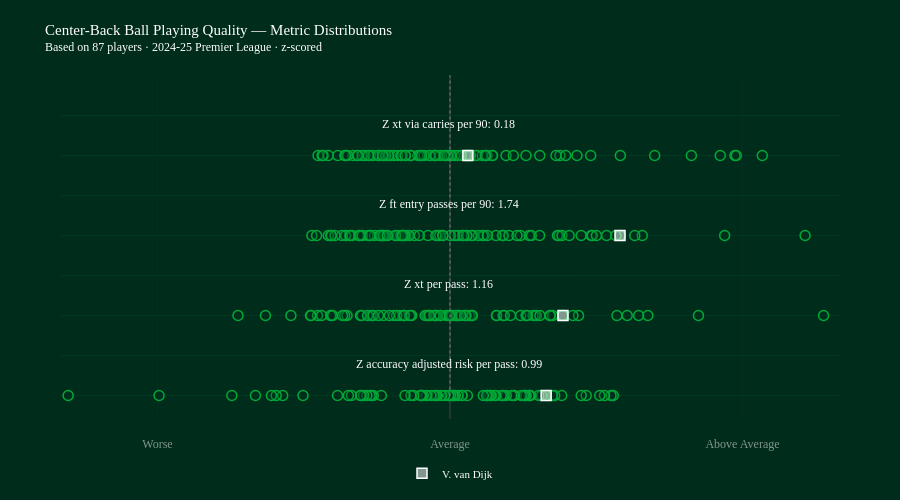

The notebook cell saved with this chart:
### Code cell
from classes.visual import DistributionPlot

z_cols = ["z_" + c for c in metrics]

dist_plot = DistributionPlot(
    columns=z_cols,
    labels=["Worse", "Average", "Above Average"]
)
dist_plot.add_title(
    title="Center-Back Ball Playing Quality — Metric Distributions",
    subtitle=f"Based on {len(bp)} players · 2024-25 Premier League · z-scored"
)

dist_plot.add_group_data(
    df_plot=bp,
    plots="",
    names=bp["short_name"],
    legend="All CBs",
    hover="",
    hover_string=""
)

# Highlight V. van Dijk as reference point (player.id = 370)
selected = bp[bp["player.id"] == 370]
if not selected.empty:
    dist_plot.add_data_point(
        ser_plot=selected.iloc[0],
        plots="",
        name=selected["short_name"].iloc[0],
        hover="",
        hover_string=""
    )

dist_plot.fig.show()

### Figure 1 — Plotly figure (JSON) as saved in the notebook; plotly's stock layout.template omitted (floating-point values rounded to 4 significant figures)
{"data": [{"customdata": [1.674, 1.652, 1.585, 1.535, 1.397, 1.346, 1.146, 1.074, 1.051, 0.9863, 0.9389, 0.9111, 0.826, 0.8177, 0.8138, 0.8135, 0.7792, 0.7789, 0.7651, 0.7587, 0.7514, 0.7307, 0.6598, 0.6536, 0.6335, 0.5767, 0.5528, 0.5446, 0.5253, 0.4697, 0.4556, 0.4185, 0.4184, 0.4108, 0.3933, 0.3782, 0.3773, 0.3745, 0.3417, 0.1784, 0.1241, 0.1223, 0.0821, 0.05442, 0.04338, 0.03255, 0.0284, 0.00628, 0.004599, -0.01355, -0.01369, -0.05509, -0.08689, -0.129, -0.1391, -0.1508, -0.1663, -0.1954, -0.239, -0.2438, -0.2756, -0.2892, -0.2944, -0.2969, -0.3024, -0.373, -0.4001, -0.4615, -0.7044, -0.7871, -0.8045, -0.8198, -0.8526, -0.8868, -0.9148, -0.9181, -1.011, -1.042, -1.154, -1.508, -1.716, -1.783, -1.831, -1.996, -2.237, -2.984, -3.917], "hovertemplate": "%{text}<br><extra></extra>", "marker": {"color": "rgba(0, 44, 28, 0.2)", "line": {"color": "rgba(0, 169, 56, 1)", "width": 1.5}, "size": 10}, "mode": "markers", "showlegend": false, "text": ["J. Gvardiol", "K. Walker-Peters", "W. Saliba", "N. Aké", "N. Wood", "J. Stones", "V. Lindelöf", "M. Akanji", "E. Konsa", "V. van Dijk", "W. Fofana", "Rúben Dias", "L. Dunk", "I. Konaté", "J. Stephens", "L. Martínez", "J. Vestergaard", "J. Bednarek", "M. de Ligt", "M. van de Ven", "Igor Julio", "J. Bree", "S. Bueno", "A. Disasi", "A. Gray", "C. Coady", "C. Romero", "J. Kiwior", "S. van den Berg", "S. Botman", "J. Quansah", "J. van Hecke", "D. Burn", "Gabriel Magalhaes", "Diego Carlos", "L. Yoro", "W. Faes", "T. Adarabioyo", "L. Colwill", "H. Maguire", "J. Todibo", "L. Woolfenden", "N. Collins", "Y. Mosquera", "C. Dawson", "K. Mavropanos", "A. Khusanov", "C. Bassey", "L. Thomas", "J. Greaves", "B. Badiashile", "C. Okoli", "T. Mings", "K. Danso", "T. Harwood-Bellis", "E. Agbadou", "A. Webster", "I. Diop", "M. Doherty", "Toti", "B. Davies", "Pau Torres", "M. Kilman", "T. Chalobah", "J. Gomez", "E. Pinnock", "R. Drăgușin", "N. Mazraoui", "J. Tarkowski", "L. Shaw", "I. Zabarnyi", "F. Schär", "Dean Huijsen", "M. Keane", "M. Lacroix", "A. Cresswell", "M. Guéhi", "J. Branthwaite", "N. Milenković", "J. Andersen", "C. Richards", "D. O'Shea", "M. Senesi", "Murillo", "Morato", "C. Burgess", "J. Lerma"], "type": "scatter", "x": [1.674, 1.652, 1.585, 1.535, 1.397, 1.346, 1.146, 1.074, 1.051, 0.9863, 0.9389, 0.9111, 0.826, 0.8177, 0.8138, 0.8135, 0.7792, 0.7789, 0.7651, 0.7587, 0.7514, 0.7307, 0.6598, 0.6536, 0.6335, 0.5767, 0.5528, 0.5446, 0.5253, 0.4697, 0.4556, 0.4185, 0.4184, 0.4108, 0.3933, 0.3782, 0.3773, 0.3745, 0.3417, 0.1784, 0.1241, 0.1223, 0.0821, 0.05442, 0.04338, 0.03255, 0.0284, 0.00628, 0.004599, -0.01355, -0.01369, -0.05509, -0.08689, -0.129, -0.1391, -0.1508, -0.1663, -0.1954, -0.239, -0.2438, -0.2756, -0.2892, -0.2944, -0.2969, -0.3024, -0.373, -0.4001, -0.4615, -0.7044, -0.7871, -0.8045, -0.8198, -0.8526, -0.8868, -0.9148, -0.9181, -1.011, -1.042, -1.154, -1.508, -1.716, -1.783, -1.831, -1.996, -2.237, -2.984, -3.917], "y": [0, 0, 0, 0, 0, 0, 0, 0, 0, 0, 0, 0, 0, 0, 0, 0, 0, 0, 0, 0, 0, 0, 0, 0, 0, 0, 0, 0, 0, 0, 0, 0, 0, 0, 0, 0, 0, 0, 0, 0, 0, 0, 0, 0, 0, 0, 0, 0, 0, 0, 0, 0, 0, 0, 0, 0, 0, 0, 0, 0, 0, 0, 0, 0, 0, 0, 0, 0, 0, 0, 0, 0, 0, 0, 0, 0, 0, 0, 0, 0, 0, 0, 0, 0, 0, 0, 0]}, {"customdata": [0.8684, -0.09825, -0.5149, 0.4766, -1.893, 0.5442, -0.9179, 1.054, -0.3926, 1.159, -1.215, 0.8524, 0.4783, 0.1999, -0.7961, 0.07822, -0.4681, -1.424, -1.225, -0.03816, -0.1334, -0.6813, -1.359, -0.5774, -1.317, -0.9045, 0.7239, 0.05111, -1.632, -0.4693, 0.09001, 1.934, -0.8115, 0.02337, 0.2251, -1.203, 0.006304, -0.2065, -0.02466, -0.1537, -1.431, -0.8452, -0.7877, -0.4797, 0.08199, -0.2258, -0.2364, -0.4139, -2.175, -0.5471, 0.2212, -0.7338, -0.1439, -1.056, 0.01365, -0.2548, 1.817, -0.6217, 0.06479, -1.08, -0.1483, -0.004385, -0.4686, -0.1641, 0.7804, -0.4015, 0.7949, -0.1007, 1.318, 0.1501, 1.261, 1.024, 1.712, 0.5569, 0.2292, 1.156, 0.8853, 0.9224, 0.1636, 2.029, -1.103, 1.03, 3.832, 2.548, 0.6209, 0.1114, -0.2123], "hovertemplate": "%{text}<br><extra></extra>", "marker": {"color": "rgba(0, 44, 28, 0.2)", "line": {"color": "rgba(0, 169, 56, 1)", "width": 1.5}, "size": 10}, "mode": "markers", "showlegend": false, "text": ["J. Gvardiol", "K. Walker-Peters", "W. Saliba", "N. Aké", "N. Wood", "J. Stones", "V. Lindelöf", "M. Akanji", "E. Konsa", "V. van Dijk", "W. Fofana", "Rúben Dias", "L. Dunk", "I. Konaté", "J. Stephens", "L. Martínez", "J. Vestergaard", "J. Bednarek", "M. de Ligt", "M. van de Ven", "Igor Julio", "J. Bree", "S. Bueno", "A. Disasi", "A. Gray", "C. Coady", "C. Romero", "J. Kiwior", "S. van den Berg", "S. Botman", "J. Quansah", "J. van Hecke", "D. Burn", "Gabriel Magalhaes", "Diego Carlos", "L. Yoro", "W. Faes", "T. Adarabioyo", "L. Colwill", "H. Maguire", "J. Todibo", "L. Woolfenden", "N. Collins", "Y. Mosquera", "C. Dawson", "K. Mavropanos", "A. Khusanov", "C. Bassey", "L. Thomas", "J. Greaves", "B. Badiashile", "C. Okoli", "T. Mings", "K. Danso", "T. Harwood-Bellis", "E. Agbadou", "A. Webster", "I. Diop", "M. Doherty", "Toti", "B. Davies", "Pau Torres", "M. Kilman", "T. Chalobah", "J. Gomez", "E. Pinnock", "R. Drăgușin", "N. Mazraoui", "J. Tarkowski", "L. Shaw", "I. Zabarnyi", "F. Schär", "Dean Huijsen", "M. Keane", "M. Lacroix", "A. Cresswell", "M. Guéhi", "J. Branthwaite", "N. Milenković", "J. Andersen", "C. Richards", "D. O'Shea", "M. Senesi", "Murillo", "Morato", "C. Burgess", "J. Lerma"], "type": "scatter", "x": [0.8684, -0.09825, -0.5149, 0.4766, -1.893, 0.5442, -0.9179, 1.054, -0.3926, 1.159, -1.215, 0.8524, 0.4783, 0.1999, -0.7961, 0.07822, -0.4681, -1.424, -1.225, -0.03816, -0.1334, -0.6813, -1.359, -0.5774, -1.317, -0.9045, 0.7239, 0.05111, -1.632, -0.4693, 0.09001, 1.934, -0.8115, 0.02337, 0.2251, -1.203, 0.006304, -0.2065, -0.02466, -0.1537, -1.431, -0.8452, -0.7877, -0.4797, 0.08199, -0.2258, -0.2364, -0.4139, -2.175, -0.5471, 0.2212, -0.7338, -0.1439, -1.056, 0.01365, -0.2548, 1.817, -0.6217, 0.06479, -1.08, -0.1483, -0.004385, -0.4686, -0.1641, 0.7804, -0.4015, 0.7949, -0.1007, 1.318, 0.1501, 1.261, 1.024, 1.712, 0.5569, 0.2292, 1.156, 0.8853, 0.9224, 0.1636, 2.029, -1.103, 1.03, 3.832, 2.548, 0.6209, 0.1114, -0.2123], "y": [1, 1, 1, 1, 1, 1, 1, 1, 1, 1, 1, 1, 1, 1, 1, 1, 1, 1, 1, 1, 1, 1, 1, 1, 1, 1, 1, 1, 1, 1, 1, 1, 1, 1, 1, 1, 1, 1, 1, 1, 1, 1, 1, 1, 1, 1, 1, 1, 1, 1, 1, 1, 1, 1, 1, 1, 1, 1, 1, 1, 1, 1, 1, 1, 1, 1, 1, 1, 1, 1, 1, 1, 1, 1, 1, 1, 1, 1, 1, 1, 1, 1, 1, 1, 1, 1, 1]}, {"customdata": [3.642, 0.3495, 0.5368, 1.118, -1.069, 1.102, -0.7747, 1.972, -0.8401, 1.744, -0.4369, 2.817, 1.346, 0.5472, -0.2264, 0.3345, -0.7157, -1.031, -0.6402, 0.6047, 0.1281, -0.7034, -1.417, 0.1281, -0.6794, -1.072, 1.448, 0.7226, -1.224, -0.3657, 0.08584, 1.459, -1.248, 0.8125, -0.5315, -0.4187, -0.6667, 0.2353, 0.2926, -0.7095, -1.003, -0.9377, -0.5595, -0.463, -0.687, -0.6836, 0.049, 0.002141, -0.126, -0.8987, 1.149, -0.9026, -0.104, -0.8171, 0.8349, -0.5043, 1.895, -0.723, 0.1694, -0.4635, -0.3148, 0.6876, -0.4795, -0.4893, 1.606, -1.111, -0.07289, 0.9192, -0.5585, 0.2196, 0.472, 0.1739, 1.223, -1.179, -0.8203, 0.3832, 0.1422, -0.1446, -1.368, 1.701, -1.217, -0.4887, 1.502, -0.07397, -1.023, -0.926, -0.6427], "hovertemplate": "%{text}<br><extra></extra>", "marker": {"color": "rgba(0, 44, 28, 0.2)", "line": {"color": "rgba(0, 169, 56, 1)", "width": 1.5}, "size": 10}, "mode": "markers", "showlegend": false, "text": ["J. Gvardiol", "K. Walker-Peters", "W. Saliba", "N. Aké", "N. Wood", "J. Stones", "V. Lindelöf", "M. Akanji", "E. Konsa", "V. van Dijk", "W. Fofana", "Rúben Dias", "L. Dunk", "I. Konaté", "J. Stephens", "L. Martínez", "J. Vestergaard", "J. Bednarek", "M. de Ligt", "M. van de Ven", "Igor Julio", "J. Bree", "S. Bueno", "A. Disasi", "A. Gray", "C. Coady", "C. Romero", "J. Kiwior", "S. van den Berg", "S. Botman", "J. Quansah", "J. van Hecke", "D. Burn", "Gabriel Magalhaes", "Diego Carlos", "L. Yoro", "W. Faes", "T. Adarabioyo", "L. Colwill", "H. Maguire", "J. Todibo", "L. Woolfenden", "N. Collins", "Y. Mosquera", "C. Dawson", "K. Mavropanos", "A. Khusanov", "C. Bassey", "L. Thomas", "J. Greaves", "B. Badiashile", "C. Okoli", "T. Mings", "K. Danso", "T. Harwood-Bellis", "E. Agbadou", "A. Webster", "I. Diop", "M. Doherty", "Toti", "B. Davies", "Pau Torres", "M. Kilman", "T. Chalobah", "J. Gomez", "E. Pinnock", "R. Drăgușin", "N. Mazraoui", "J. Tarkowski", "L. Shaw", "I. Zabarnyi", "F. Schär", "Dean Huijsen", "M. Keane", "M. Lacroix", "A. Cresswell", "M. Guéhi", "J. Branthwaite", "N. Milenković", "J. Andersen", "C. Richards", "D. O'Shea", "M. Senesi", "Murillo", "Morato", "C. Burgess", "J. Lerma"], "type": "scatter", "x": [3.642, 0.3495, 0.5368, 1.118, -1.069, 1.102, -0.7747, 1.972, -0.8401, 1.744, -0.4369, 2.817, 1.346, 0.5472, -0.2264, 0.3345, -0.7157, -1.031, -0.6402, 0.6047, 0.1281, -0.7034, -1.417, 0.1281, -0.6794, -1.072, 1.448, 0.7226, -1.224, -0.3657, 0.08584, 1.459, -1.248, 0.8125, -0.5315, -0.4187, -0.6667, 0.2353, 0.2926, -0.7095, -1.003, -0.9377, -0.5595, -0.463, -0.687, -0.6836, 0.049, 0.002141, -0.126, -0.8987, 1.149, -0.9026, -0.104, -0.8171, 0.8349, -0.5043, 1.895, -0.723, 0.1694, -0.4635, -0.3148, 0.6876, -0.4795, -0.4893, 1.606, -1.111, -0.07289, 0.9192, -0.5585, 0.2196, 0.472, 0.1739, 1.223, -1.179, -0.8203, 0.3832, 0.1422, -0.1446, -1.368, 1.701, -1.217, -0.4887, 1.502, -0.07397, -1.023, -0.926, -0.6427], "y": [2, 2, 2, 2, 2, 2, 2, 2, 2, 2, 2, 2, 2, 2, 2, 2, 2, 2, 2, 2, 2, 2, 2, 2, 2, 2, 2, 2, 2, 2, 2, 2, 2, 2, 2, 2, 2, 2, 2, 2, 2, 2, 2, 2, 2, 2, 2, 2, 2, 2, 2, 2, 2, 2, 2, 2, 2, 2, 2, 2, 2, 2, 2, 2, 2, 2, 2, 2, 2, 2, 2, 2, 2, 2, 2, 2, 2, 2, 2, 2, 2, 2, 2, 2, 2, 2, 2]}, {"customdata": [1.127, 2.922, -0.1657, 2.936, -1.08, 2.772, -0.6611, 2.476, 0.04558, 0.1832, 0.2649, 3.203, 0.151, 0.3306, -0.1519, 0.9208, -0.6114, -0.9943, -0.8133, -0.1009, 1.302, -0.2897, -0.8733, 0.2104, -0.7275, -0.7184, 1.187, -0.3996, -0.4022, -0.7895, 0.3789, 2.099, -0.9411, 0.006601, -0.33, 0.07985, -0.5715, -0.2121, -0.1564, -0.204, -1.151, -0.1461, -0.266, -0.9014, -0.683, -0.04507, -0.5752, 0.7791, -0.457, -0.7377, -0.01091, -0.5363, 0.4329, 0.01296, 0.437, -0.4071, 0.3637, -0.659, 0.5744, -0.02743, 0.3614, 1.443, -0.3107, -0.5026, 0.6498, -0.629, -0.05932, 1.087, -0.8371, 0.1841, 0.2006, 0.1724, 1.747, -1.353, -0.9511, -0.4928, -0.4585, 0.2711, -1.312, -0.2918, -1.072, -1.05, 0.1159, -0.692, -1.248, -1.07, -1.302], "hovertemplate": "%{text}<br><extra></extra>", "marker": {"color": "rgba(0, 44, 28, 0.2)", "line": {"color": "rgba(0, 169, 56, 1)", "width": 1.5}, "size": 10}, "mode": "markers", "showlegend": false, "text": ["J. Gvardiol", "K. Walker-Peters", "W. Saliba", "N. Aké", "N. Wood", "J. Stones", "V. Lindelöf", "M. Akanji", "E. Konsa", "V. van Dijk", "W. Fofana", "Rúben Dias", "L. Dunk", "I. Konaté", "J. Stephens", "L. Martínez", "J. Vestergaard", "J. Bednarek", "M. de Ligt", "M. van de Ven", "Igor Julio", "J. Bree", "S. Bueno", "A. Disasi", "A. Gray", "C. Coady", "C. Romero", "J. Kiwior", "S. van den Berg", "S. Botman", "J. Quansah", "J. van Hecke", "D. Burn", "Gabriel Magalhaes", "Diego Carlos", "L. Yoro", "W. Faes", "T. Adarabioyo", "L. Colwill", "H. Maguire", "J. Todibo", "L. Woolfenden", "N. Collins", "Y. Mosquera", "C. Dawson", "K. Mavropanos", "A. Khusanov", "C. Bassey", "L. Thomas", "J. Greaves", "B. Badiashile", "C. Okoli", "T. Mings", "K. Danso", "T. Harwood-Bellis", "E. Agbadou", "A. Webster", "I. Diop", "M. Doherty", "Toti", "B. Davies", "Pau Torres", "M. Kilman", "T. Chalobah", "J. Gomez", "E. Pinnock", "R. Drăgușin", "N. Mazraoui", "J. Tarkowski", "L. Shaw", "I. Zabarnyi", "F. Schär", "Dean Huijsen", "M. Keane", "M. Lacroix", "A. Cresswell", "M. Guéhi", "J. Branthwaite", "N. Milenković", "J. Andersen", "C. Richards", "D. O'Shea", "M. Senesi", "Murillo", "Morato", "C. Burgess", "J. Lerma"], "type": "scatter", "x": [1.127, 2.922, -0.1657, 2.936, -1.08, 2.772, -0.6611, 2.476, 0.04558, 0.1832, 0.2649, 3.203, 0.151, 0.3306, -0.1519, 0.9208, -0.6114, -0.9943, -0.8133, -0.1009, 1.302, -0.2897, -0.8733, 0.2104, -0.7275, -0.7184, 1.187, -0.3996, -0.4022, -0.7895, 0.3789, 2.099, -0.9411, 0.006601, -0.33, 0.07985, -0.5715, -0.2121, -0.1564, -0.204, -1.151, -0.1461, -0.266, -0.9014, -0.683, -0.04507, -0.5752, 0.7791, -0.457, -0.7377, -0.01091, -0.5363, 0.4329, 0.01296, 0.437, -0.4071, 0.3637, -0.659, 0.5744, -0.02743, 0.3614, 1.443, -0.3107, -0.5026, 0.6498, -0.629, -0.05932, 1.087, -0.8371, 0.1841, 0.2006, 0.1724, 1.747, -1.353, -0.9511, -0.4928, -0.4585, 0.2711, -1.312, -0.2918, -1.072, -1.05, 0.1159, -0.692, -1.248, -1.07, -1.302], "y": [3, 3, 3, 3, 3, 3, 3, 3, 3, 3, 3, 3, 3, 3, 3, 3, 3, 3, 3, 3, 3, 3, 3, 3, 3, 3, 3, 3, 3, 3, 3, 3, 3, 3, 3, 3, 3, 3, 3, 3, 3, 3, 3, 3, 3, 3, 3, 3, 3, 3, 3, 3, 3, 3, 3, 3, 3, 3, 3, 3, 3, 3, 3, 3, 3, 3, 3, 3, 3, 3, 3, 3, 3, 3, 3, 3, 3, 3, 3, 3, 3, 3, 3, 3, 3, 3, 3]}, {"customdata": [0.9863], "hovertemplate": "%{text}<br><extra></extra>", "marker": {"color": "rgba(255, 255, 255, 0.5)", "line": {"color": "rgba(255, 255, 255, 1)", "width": 1.5}, "size": 10, "symbol": "square"}, "mode": "markers", "name": "V. van Dijk", "showlegend": true, "text": ["V. van Dijk"], "type": "scatter", "x": [0.9863], "y": [0]}, {"customdata": [1.159], "hovertemplate": "%{text}<br><extra></extra>", "marker": {"color": "rgba(255, 255, 255, 0.5)", "line": {"color": "rgba(255, 255, 255, 1)", "width": 1.5}, "size": 10, "symbol": "square"}, "mode": "markers", "name": "V. van Dijk", "showlegend": false, "text": ["V. van Dijk"], "type": "scatter", "x": [1.159], "y": [1]}, {"customdata": [1.744], "hovertemplate": "%{text}<br><extra></extra>", "marker": {"color": "rgba(255, 255, 255, 0.5)", "line": {"color": "rgba(255, 255, 255, 1)", "width": 1.5}, "size": 10, "symbol": "square"}, "mode": "markers", "name": "V. van Dijk", "showlegend": false, "text": ["V. van Dijk"], "type": "scatter", "x": [1.744], "y": [2]}, {"customdata": [0.1832], "hovertemplate": "%{text}<br><extra></extra>", "marker": {"color": "rgba(255, 255, 255, 0.5)", "line": {"color": "rgba(255, 255, 255, 1)", "width": 1.5}, "size": 10, "symbol": "square"}, "mode": "markers", "name": "V. van Dijk", "showlegend": false, "text": ["V. van Dijk"], "type": "scatter", "x": [0.1832], "y": [3]}], "layout": {"annotations": [{"font": {"color": "rgba(255, 255, 255, 1)", "family": "Gilroy-Light", "size": 12}, "showarrow": false, "text": "<span style=''>Z accuracy adjusted risk per pass: 0.99 </span>", "x": 0, "y": 0.4}, {"font": {"color": "rgba(255, 255, 255, 1)", "family": "Gilroy-Light", "size": 12}, "showarrow": false, "text": "<span style=''>Z xt per pass: 1.16 </span>", "x": 0, "y": 1.4}, {"font": {"color": "rgba(255, 255, 255, 1)", "family": "Gilroy-Light", "size": 12}, "showarrow": false, "text": "<span style=''>Z ft entry passes per 90: 1.74 </span>", "x": 0, "y": 2.4}, {"font": {"color": "rgba(255, 255, 255, 1)", "family": "Gilroy-Light", "size": 12}, "showarrow": false, "text": "<span style=''>Z xt via carries per 90: 0.18 </span>", "x": 0, "y": 3.4}], "autosize": true, "height": 500, "legend": {"font": {"color": "rgba(255, 255, 255, 1)", "family": "Gilroy-Light", "size": 11}, "itemclick": false, "itemdoubleclick": false, "orientation": "h", "valign": "middle", "x": 0.5, "xanchor": "center", "y": -0.2, "yanchor": "bottom"}, "margin": {"b": 70, "l": 60, "pad": 16, "r": 60, "t": 75}, "paper_bgcolor": "rgba(0, 44, 28, 1)", "plot_bgcolor": "rgba(0, 44, 28, 1)", "shapes": [{"line": {"color": "gray", "dash": "dot", "width": 1}, "type": "line", "x0": 0, "x1": 0, "y0": 0, "y1": 4}], "title": {"font": {"color": "rgba(255, 255, 255, 1)", "family": "Gilroy-Medium", "size": 12}, "text": "<span style='font-size: 15.0px'>Center-Back Ball Playing Quality — Metric Distributions</span><br>Based on 87 players · 2024-25 Premier League · z-scored", "x": 0.05, "xanchor": "left", "y": 0.93, "yanchor": "top"}, "xaxis": {"fixedrange": true, "range": [-4, 4], "tickfont": {"color": "rgba(255, 255, 255, 0.5)", "family": "Gilroy-Light", "size": 12}, "tickmode": "array", "ticktext": ["Worse", "Average", "Above Average"], "tickvals": [-3, 0, 3]}, "yaxis": {"fixedrange": true, "gridcolor": "rgba(0, 56, 33, 1)", "showticklabels": false, "zerolinecolor": "rgba(0, 56, 33, 1)"}}}
